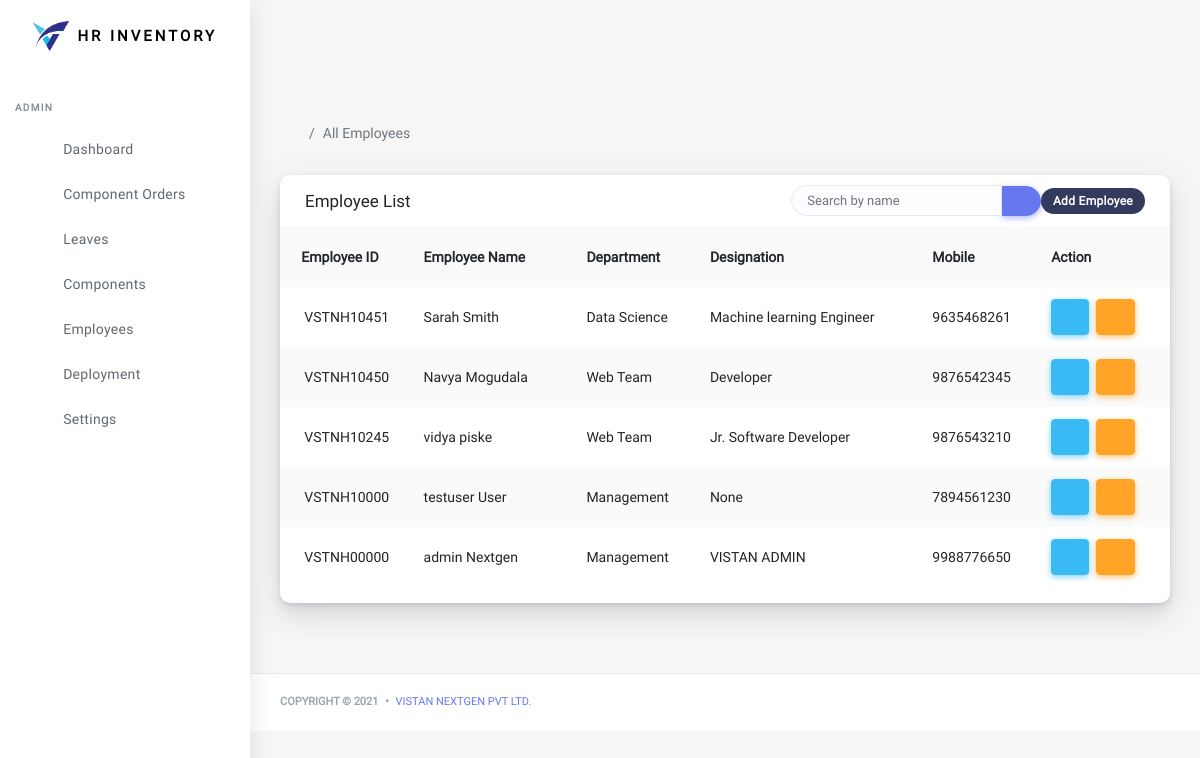
/accounts/all-employees (signed in), run on an earlier commit of the app's database.
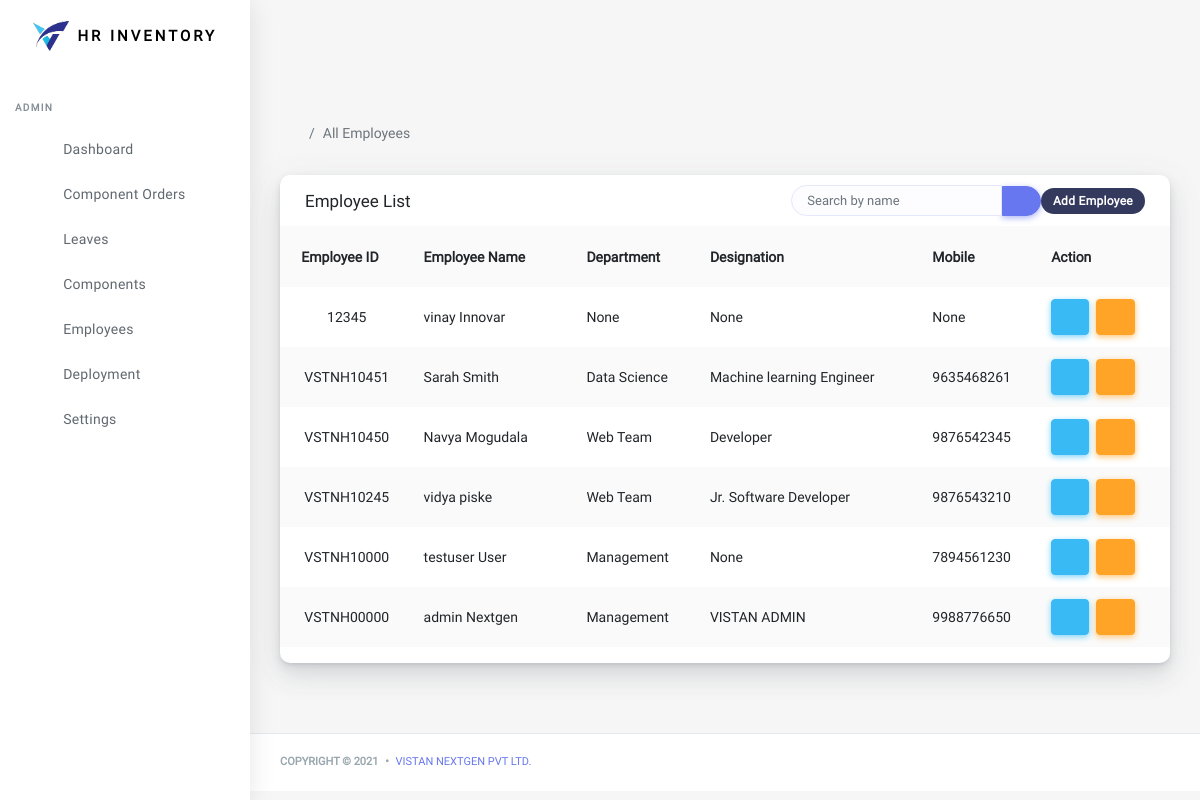
And on a later commit of the database.
### accounts/models.py (models this page shows, shortened)
class CustomUser(AbstractUser):
    id = models.BigAutoField(primary_key = True)
    employee_id = models.CharField(max_length = 10, null=True, blank=True)
    department = models.ForeignKey(Department, on_delete = models.CASCADE, null=True)
    mobile = models.CharField(max_length = 10, null=True, blank=True)
    gender = models.CharField(choices=gender_choices, max_length=10, default = 'male', null=True, blank=True)
    profile_pic = models.ImageField(upload_to = 'profil_images', null = True, blank = True, )
    date_of_joining = models.DateField(auto_now = True, null=True, blank=True)
    designation = models.CharField(max_length=25, null=True, blank=True)
    status = models.BooleanField(default = True)
    employee_leaves = models.IntegerField(blank=True, null=True, default = 20)
    class Meta:
        verbose_name = 'User'
        verbose_name = 'User'
        ordering = ('-id', )

class Department(models.Model):
    dept_name = models.CharField(max_length = 25)
    created_at = models.DateTimeField(auto_now_add=True)
    dept_description = models.TextField()
    dept_pic = models.ImageField(upload_to = 'Dept_profile_images', null = True, blank = True)
    class Meta:
        verbose_name = 'Department'
        verbose_name_plural = 'Departments'
        ordering = ('-id',)
    def __str__(self):
        return '{}'.format(self.dept_name)

### accounts/views.py (the view)
# urls.py: path('all-employees', views.allEmployees, name = 'all-employes'),
@staff_member_required(login_url='accounts:auth-login')
def allEmployees(request):
    emp = User.objects.all()
    return render(request, 'accounts/all_employees.html', {'emp':emp})

### accounts/templates/accounts/all_employees.html (shortened to what this page needs)
{% extends 'base.html' %}
{% load static %}
{% block content %}
      <div class="main-content">
        <section class="section">
          <ul class="breadcrumb breadcrumb-style ">
            <li class="breadcrumb-item">
              <a href="index-2.html">
                </a>
            </li>
            <li class="breadcrumb-item active">All Employees</li>
          </ul>
          {% include 'accounts/emp_table.html' %}
        </section>
      </div>
    </div>
{% endblock %}

### accounts/templates/accounts/emp_table.html (shortened to what this page needs)
<div class="row">
              <div class="col-12">
                <div class="card">
                  <div class="card-header">
                    <h4>Employee List</h4>
                    <div class="card-header-form">
                      <form>
                        <div class="input-group">
                          <input type="text" class="form-control" placeholder="Search by name" id = "myInput" onkeyup="myFunction()">
                          <div class="input-group-btn">
                            <button class="btn btn-primary"><i class="fas fa-search"></i></button>
                          </div>
                          <a href="{% url 'accounts:auth-register' %}"><div class="badge badge-secondary">Add Employee</div></a>
                        </div>
                      </form>
                    </div>
                  </div>
                  <div class="table-responsive">
                  <div class="card-body p-0">
                      <table class="table table-striped" id = "myTable">
                        <tr>
                          <th class="text-center" onclick="sortTable(0)">Employee ID&nbsp;<i class="fas fa-sort"></i></th>
                          <th onclick="sortTable(1)">Employee Name&nbsp;<i class="fas fa-sort"></i></th>
                          <th>Department</th>
                          <th>Designation</th>
                          <th>Mobile</th>
                          <th>Action</th>
                        </tr>
                        {% for i in emp %}
                        <tr>
                              <td class="p-0 text-center">
                                  {{i.employee_id}}
                              </td>
                              <td>{{i.username}} {{i.last_name}}</td>
                              <td>{{i.department}}</td>
                              <td>{{i.designation}}</td>
                          <td>
                            {{i.mobile}}
                          </td>
                              <td>
                                <a class="btn btn-md btn-info" style="text-decoration: none;"
                                   href="{% url 'accounts:edit-employee' i.id %}"
                                  data-toggle="tooltip" data-placement="top"
                                  title="edit"
                                ><i class="fas fa-pen"></i> </a>&nbsp;
                                <a class="btn btn-md btn-warning" style="text-decoration: none;"
                                   href="{% url 'accounts:change-password' i.id %}"
                                  data-toggle="tooltip" data-placement="top"
                                  title="Change Password"
                                ><i class="fas fa-key"></i> </a>&nbsp;
                              </td>
                        </tr>
                        {% endfor %}
                      </table>
                    </div>
                  </div>
                </div>
              </div>
</div>

What changed in the data, as far as the page shows it:
added CustomUser: employee_id "12345", username "vinay", last_name "Innovar", department "None", designation "None", mobile "None"
